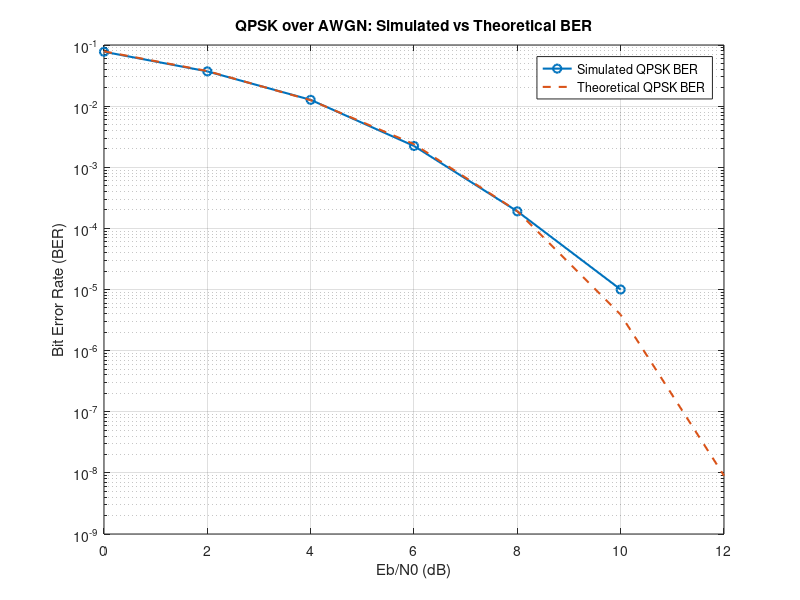

Write MATLAB code to recreate this figure.
%% a05 - QPSK over AWGN: BER vs Eb/N0 Curve
% This script simulates QPSK over an AWGN channel
% for multiple Eb/N0 values and plots BER vs Eb/N0.

clear; close all; clc;

%% 1. Simulation settings

N = 100000;                  % Number of bits per Eb/N0 value
EbN0_dB_range = 0:2:12;      % Eb/N0 values in dB

% QPSK uses 2 bits per symbol, so N must be even
if mod(N, 2) ~= 0
    error("N must be even for QPSK.");
end

BER_sim = zeros(size(EbN0_dB_range));  % Store simulated BER values

%% 2. Loop over different Eb/N0 values

for i = 1:length(EbN0_dB_range)

    %% Generate random bits

    bits = randi([0 1], N, 1);

    %% QPSK modulation

    % Group bits into pairs
    bits_I = bits(1:2:end);     % First bit of each pair
    bits_Q = bits(2:2:end);     % Second bit of each pair

    % Convert bits to +1 or -1
    % bit 0 -> -1
    % bit 1 -> +1
    I = 2*bits_I - 1;
    Q = 2*bits_Q - 1;

    % Create complex QPSK symbols
    symbols = (I + 1j*Q) / sqrt(2);

    %% AWGN noise channel

    EbN0_dB = EbN0_dB_range(i);
    EbN0 = 10^(EbN0_dB/10);

    k = 2;   % QPSK carries 2 bits per symbol

    noiseSigma = sqrt(1/(2*k*EbN0));
    noise = noiseSigma * (randn(size(symbols)) + 1j*randn(size(symbols)));

    receivedSymbols = symbols + noise;

    %% QPSK demodulation

    receivedBits_I = double(real(receivedSymbols) > 0);
    receivedBits_Q = double(imag(receivedSymbols) > 0);

    % Put received bits back in original order
    receivedBits = zeros(N, 1);
    receivedBits(1:2:end) = receivedBits_I;
    receivedBits(2:2:end) = receivedBits_Q;

    %% Calculate BER

    numErrors = sum(bits ~= receivedBits);
    BER_sim(i) = numErrors / N;

    fprintf("Eb/N0 = %2d dB | Errors = %5d | QPSK BER = %.6f\n", ...
            EbN0_dB, numErrors, BER_sim(i));

end

%% 3. Theoretical BER for QPSK over AWGN

% For Gray-coded QPSK over AWGN, BER is the same as BPSK
EbN0_linear = 10.^(EbN0_dB_range/10);
BER_theory = 0.5 * erfc(sqrt(EbN0_linear));

%% 4. Plot simulated and theoretical BER

figure;

semilogy(EbN0_dB_range, BER_sim, 'o-', 'LineWidth', 1.5);
hold on;

semilogy(EbN0_dB_range, BER_theory, '--', 'LineWidth', 1.5);

xlabel("Eb/N0 (dB)");
ylabel("Bit Error Rate (BER)");
title("QPSK over AWGN: Simulated vs Theoretical BER");
legend("Simulated QPSK BER", "Theoretical QPSK BER");
grid on;

%% 5. Save figure

if ~exist("figures", "dir")
    mkdir("figures");
end

saveas(gcf, "figures/qpsk_awgn_ber_curve.png");
